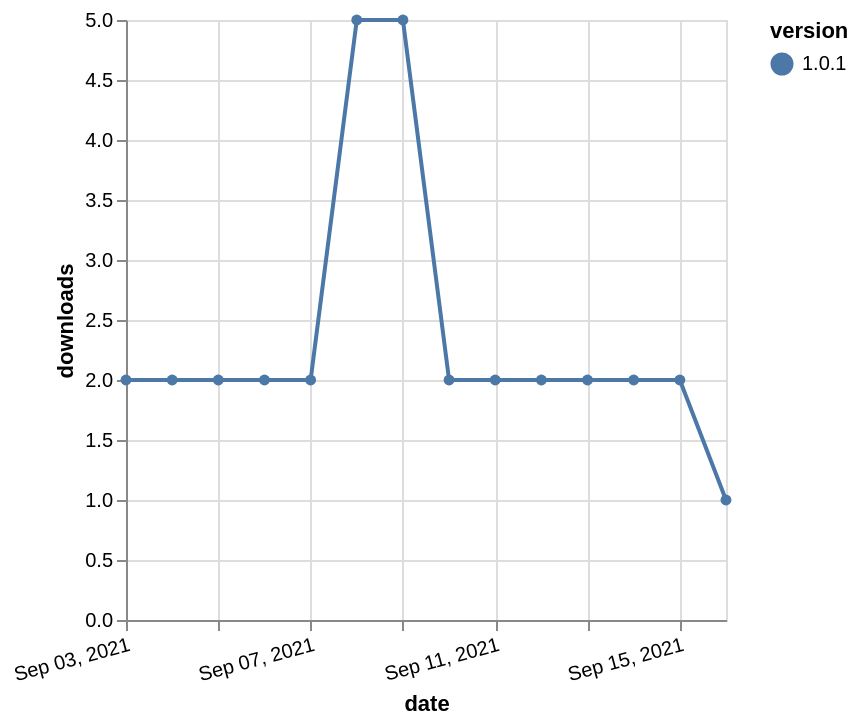

Write the Vega-Lite specification saved for this chart.
### Vega-Lite specification from a JSON file in a GitHub repository (floating-point values rounded to 4 significant figures)
{"$schema": "https://vega.github.io/schema/vega-lite/v5.json", "description": "A simple bar chart with embedded data.", "data": {"values": [{"date": "2021-09-03", "total": 1838, "delta": 2, "version": "1.0.1"}, {"date": "2021-09-04", "total": 1840, "delta": 2, "version": "1.0.1"}, {"date": "2021-09-05", "total": 1842, "delta": 2, "version": "1.0.1"}, {"date": "2021-09-06", "total": 1844, "delta": 2, "version": "1.0.1"}, {"date": "2021-09-07", "total": 1846, "delta": 2, "version": "1.0.1"}, {"date": "2021-09-08", "total": 1851, "delta": 5, "version": "1.0.1"}, {"date": "2021-09-09", "total": 1856, "delta": 5, "version": "1.0.1"}, {"date": "2021-09-10", "total": 1858, "delta": 2, "version": "1.0.1"}, {"date": "2021-09-11", "total": 1860, "delta": 2, "version": "1.0.1"}, {"date": "2021-09-12", "total": 1862, "delta": 2, "version": "1.0.1"}, {"date": "2021-09-13", "total": 1864, "delta": 2, "version": "1.0.1"}, {"date": "2021-09-14", "total": 1866, "delta": 2, "version": "1.0.1"}, {"date": "2021-09-15", "total": 1868, "delta": 2, "version": "1.0.1"}, {"date": "2021-09-16", "total": 1869, "delta": 1, "version": "1.0.1"}]}, "width": "container", "mark": {"type": "line", "point": {"filled": true}}, "encoding": {"x": {"field": "date", "type": "temporal", "timeUnit": "yearmonthdate", "title": "date", "axis": {"labelAngle": -15}}, "y": {"field": "delta", "type": "quantitative", "title": "downloads"}, "color": {"field": "version", "type": "nominal"}, "tooltip": {"field": "delta"}}}
